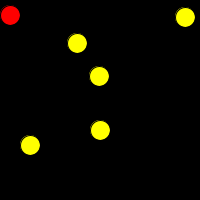
Frame 1 (no input)
Frame 60 (the mouse pressed at the canvas centre just before this capture): identical to frame 1, image omitted
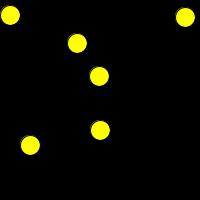
Frame 120 (the mouse held since frame 60 and released just before this capture)

The Processing sketch that drew these frames (run headless with seeded random() and noise(); from frame 60 on, the mouse is pressed at the canvas centre):

// Processing sketch: OPGAVE_7_4b
// ── OPGAVE_7_4b.pde
// Een array van int[6][2] met coördinaten van cirkels
int[][] cirkels = { {10, 15}, {100, 130}, {77, 43}, {30, 145}, {185, 17}, {99, 76} };
final int DIAMETER = 20;
final int GEEL = #FFFF00;
final int ROOD = #FF0000;
void setup() {
  size(200, 200);
  ellipseMode(CENTER);
}
void draw() {
  background(#000000);
  tekenCirkels(cirkels);
}

void tekenCirkels(int cirkels[][]) {
  for (int i =0; i < cirkels.length; i++) {
    fill(kleur(i));
    ellipse(cirkels[i][0], cirkels[i][1], DIAMETER, DIAMETER);
    println(cirkels[i][0], cirkels[i][1]);
  }
}

int kleur(int i) {
  if (mouseX >= cirkels[i][0] - DIAMETER && mouseX <=cirkels[i][0] + DIAMETER
  && mouseY >= cirkels[i][1] - DIAMETER && mouseY <=cirkels[i][1] + DIAMETER){
    return ROOD;
  } else {
    return GEEL;
  }
}
